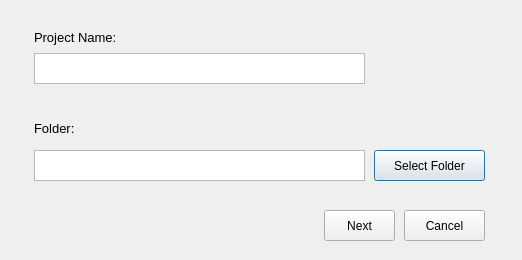
<?xml version="1.0" encoding="UTF-8"?>
<ui version="4.0">
 <class>NewProjectDialog</class>
 <widget class="QDialog" name="NewProjectDialog">
  <property name="geometry">
   <rect>
    <x>0</x>
    <y>0</y>
    <width>522</width>
    <height>260</height>
   </rect>
  </property>
  <property name="sizePolicy">
   <sizepolicy hsizetype="Fixed" vsizetype="Fixed">
    <horstretch>0</horstretch>
    <verstretch>0</verstretch>
   </sizepolicy>
  </property>
  <property name="windowTitle">
   <string>Create a New Project</string>
  </property>
  <widget class="QLabel" name="label_3">
   <property name="geometry">
    <rect>
     <x>34</x>
     <y>120</y>
     <width>91</width>
     <height>16</height>
    </rect>
   </property>
   <property name="font">
    <font>
     <pointsize>10</pointsize>
    </font>
   </property>
   <property name="text">
    <string>Folder:</string>
   </property>
  </widget>
  <widget class="QTextEdit" name="folderPath">
   <property name="geometry">
    <rect>
     <x>34</x>
     <y>150</y>
     <width>331</width>
     <height>31</height>
    </rect>
   </property>
   <property name="html">
    <string>&lt;!DOCTYPE HTML PUBLIC &quot;-//W3C//DTD HTML 4.0//EN&quot; &quot;http://www.w3.org/TR/REC-html40/strict.dtd&quot;&gt;
&lt;html&gt;&lt;head&gt;&lt;meta name=&quot;qrichtext&quot; content=&quot;1&quot; /&gt;&lt;style type=&quot;text/css&quot;&gt;
p, li { white-space: pre-wrap; }
&lt;/style&gt;&lt;/head&gt;&lt;body style=&quot; font-family:'Gulim'; font-size:9pt; font-weight:400; font-style:normal;&quot;&gt;
&lt;p style=&quot;-qt-paragraph-type:empty; margin-top:0px; margin-bottom:0px; margin-left:0px; margin-right:0px; -qt-block-indent:0; text-indent:0px;&quot;&gt;&lt;br /&gt;&lt;/p&gt;&lt;/body&gt;&lt;/html&gt;</string>
   </property>
   <property name="markdown" stdset="0">
    <string/>
   </property>
  </widget>
  <widget class="QPushButton" name="folderButton">
   <property name="geometry">
    <rect>
     <x>374</x>
     <y>150</y>
     <width>111</width>
     <height>31</height>
    </rect>
   </property>
   <property name="text">
    <string>Select Folder</string>
   </property>
  </widget>
  <widget class="QPushButton" name="nextButton">
   <property name="geometry">
    <rect>
     <x>324</x>
     <y>210</y>
     <width>71</width>
     <height>31</height>
    </rect>
   </property>
   <property name="text">
    <string>Next</string>
   </property>
  </widget>
  <widget class="QPushButton" name="cancelButton">
   <property name="geometry">
    <rect>
     <x>404</x>
     <y>210</y>
     <width>81</width>
     <height>31</height>
    </rect>
   </property>
   <property name="text">
    <string>Cancel</string>
   </property>
  </widget>
  <widget class="QLabel" name="label_4">
   <property name="geometry">
    <rect>
     <x>34</x>
     <y>29</y>
     <width>121</width>
     <height>16</height>
    </rect>
   </property>
   <property name="font">
    <font>
     <pointsize>10</pointsize>
    </font>
   </property>
   <property name="text">
    <string>Project Name:</string>
   </property>
  </widget>
  <widget class="QTextEdit" name="textProjectName">
   <property name="geometry">
    <rect>
     <x>34</x>
     <y>53</y>
     <width>331</width>
     <height>31</height>
    </rect>
   </property>
  </widget>
 </widget>
 <resources/>
 <connections/>
</ui>
